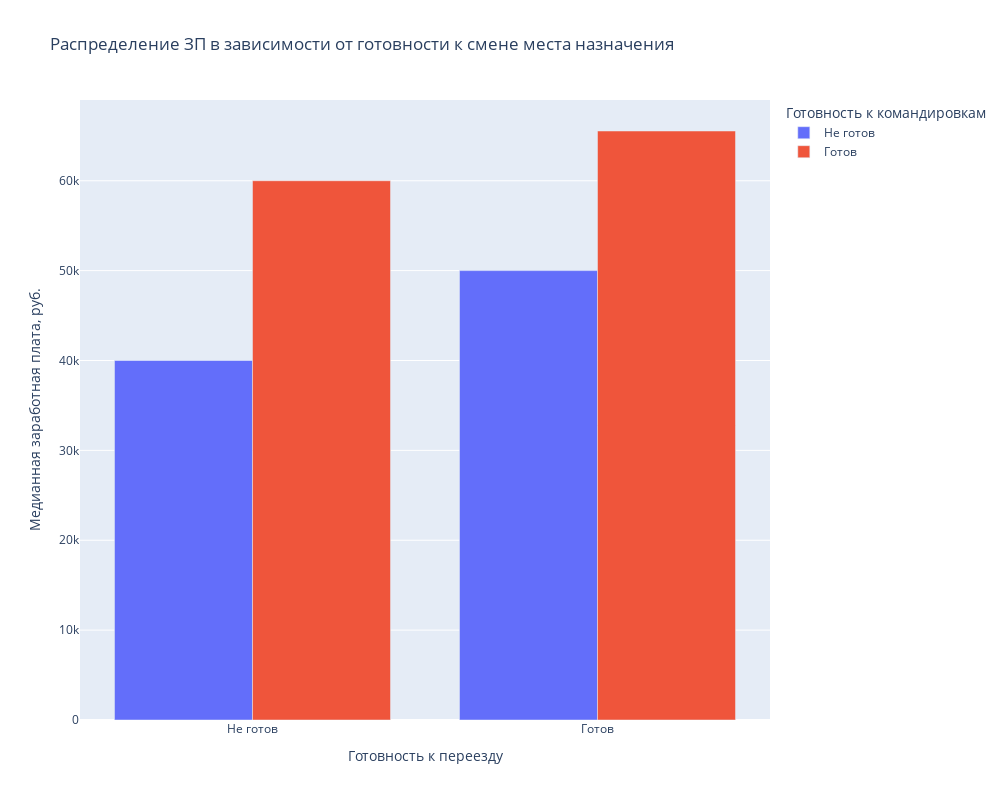

The notebook cell this image was saved under:
### Markdown cell above
6. Постройте **многоуровневую столбчатую диаграмму**, которая показывает зависимость медианной заработной платы (**"ЗП (руб)"**) от признаков **"Готовность к переезду"** и **"Готовность к командировкам"**. Проанализируйте график, сравнив уровень заработной платы в категориях.

### Code cell
# Группируем ЗП в зависимости от готовности к переезду или командировкам и находим медиану
is_ready = resume_data[mask1].groupby(
    ['Готовность к командировкам', 'Готовность к переезду'],
    as_index=False
    )['ЗП (руб)'].median()

# Придаем осмысленные названия значениям
is_ready['Готовность к командировкам'] = is_ready['Готовность к командировкам'].apply(
    lambda x: 'Готов' if x else 'Не готов'
)

is_ready['Готовность к переезду'] = is_ready['Готовность к переезду'].apply(
    lambda x: 'Готов' if x else 'Не готов'
)


fig = px.bar(
    is_ready,
    x='Готовность к переезду',
    y='ЗП (руб)',
    color='Готовность к командировкам',
    barmode='group',
    orientation='v',
    width=1000,
    height=800,
    title='Распределение ЗП в зависимости от готовности к смене места назначения'
)

fig.update_layout(
    yaxis_title='Медианная заработная плата, руб.'
)

fig.show()
# fig.write_html('plotly/SalaryDependMovementReady.html')

### Figure 1 — Plotly figure (JSON) as saved in the notebook; plotly's stock layout.template omitted (floating-point values rounded to 4 significant figures)
{"data": [{"alignmentgroup": "True", "hovertemplate": "Готовность к командировкам=Не готов<br>Готовность к переезду=%{x}<br>ЗП (руб)=%{y}<extra></extra>", "legendgroup": "Не готов", "marker": {"color": "#636efa", "pattern": {"shape": ""}}, "name": "Не готов", "offsetgroup": "Не готов", "orientation": "v", "showlegend": true, "textposition": "auto", "type": "bar", "x": ["Не готов", "Готов"], "xaxis": "x", "y": [40000, 50000], "yaxis": "y"}, {"alignmentgroup": "True", "hovertemplate": "Готовность к командировкам=Готов<br>Готовность к переезду=%{x}<br>ЗП (руб)=%{y}<extra></extra>", "legendgroup": "Готов", "marker": {"color": "#EF553B", "pattern": {"shape": ""}}, "name": "Готов", "offsetgroup": "Готов", "orientation": "v", "showlegend": true, "textposition": "auto", "type": "bar", "x": ["Не готов", "Готов"], "xaxis": "x", "y": [60000, 65535], "yaxis": "y"}], "layout": {"barmode": "group", "height": 800, "legend": {"title": {"text": "Готовность к командировкам"}, "tracegroupgap": 0}, "title": {"text": "Распределение ЗП в зависимости от готовности к смене места назначения"}, "width": 1000, "xaxis": {"anchor": "y", "domain": [0, 1], "title": {"text": "Готовность к переезду"}}, "yaxis": {"anchor": "x", "domain": [0, 1], "title": {"text": "Медианная заработная плата, руб."}}}}
